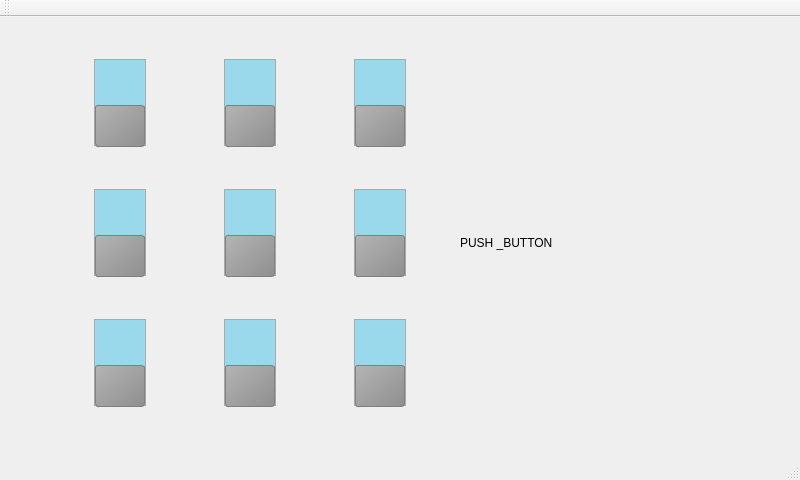
<?xml version="1.0" encoding="UTF-8"?>
<ui version="4.0">
 <class>MainWindow</class>
 <widget class="QMainWindow" name="MainWindow">
  <property name="geometry">
   <rect>
    <x>0</x>
    <y>0</y>
    <width>800</width>
    <height>480</height>
   </rect>
  </property>
  <property name="cursor">
   <cursorShape>BlankCursor</cursorShape>
  </property>
  <property name="windowTitle">
   <string>MainWindow</string>
  </property>
  <widget class="QWidget" name="centralWidget">
   <widget class="QSlider" name="Push_slider0">
    <property name="geometry">
     <rect>
      <x>90</x>
      <y>40</y>
      <width>61</width>
      <height>91</height>
     </rect>
    </property>
    <property name="cursor">
     <cursorShape>BlankCursor</cursorShape>
    </property>
    <property name="styleSheet">
     <string notr="true">QSlider::groove:vertical{
border: 1px solid #AAA;
width: 50px;
background: #9AD9EB;
margin: 2px 0;
}
QSlider::handle:vertical{
background: qlineargradient(x1:0, y1:0, x2:1, y2:1, stop:0 #B4B4B4, stop:1 #8f8f8f);
border: 1px solid gray;
height: 40px;
margin: -2px 0;
border-radius: 3px;
}</string>
    </property>
    <property name="maximum">
     <number>1</number>
    </property>
    <property name="orientation">
     <enum>Qt::Vertical</enum>
    </property>
   </widget>
   <widget class="QSlider" name="Push_slider1">
    <property name="geometry">
     <rect>
      <x>220</x>
      <y>40</y>
      <width>61</width>
      <height>91</height>
     </rect>
    </property>
    <property name="cursor">
     <cursorShape>BlankCursor</cursorShape>
    </property>
    <property name="styleSheet">
     <string notr="true">QSlider::groove:vertical{
border: 1px solid #AAA;
width: 50px;
background: #9AD9EB;
margin: 2px 0;
}
QSlider::handle:vertical{
background: qlineargradient(x1:0, y1:0, x2:1, y2:1, stop:0 #B4B4B4, stop:1 #8f8f8f);
border: 1px solid gray;
height: 40px;
margin: -2px 0;
border-radius: 3px;
}</string>
    </property>
    <property name="maximum">
     <number>1</number>
    </property>
    <property name="orientation">
     <enum>Qt::Vertical</enum>
    </property>
   </widget>
   <widget class="QSlider" name="Push_slider2">
    <property name="geometry">
     <rect>
      <x>350</x>
      <y>40</y>
      <width>61</width>
      <height>91</height>
     </rect>
    </property>
    <property name="cursor">
     <cursorShape>BlankCursor</cursorShape>
    </property>
    <property name="styleSheet">
     <string notr="true">QSlider::groove:vertical{
border: 1px solid #AAA;
width: 50px;
background: #9AD9EB;
margin: 2px 0;
}
QSlider::handle:vertical{
background: qlineargradient(x1:0, y1:0, x2:1, y2:1, stop:0 #B4B4B4, stop:1 #8f8f8f);
border: 1px solid gray;
height: 40px;
margin: -2px 0;
border-radius: 3px;
}</string>
    </property>
    <property name="maximum">
     <number>1</number>
    </property>
    <property name="orientation">
     <enum>Qt::Vertical</enum>
    </property>
   </widget>
   <widget class="QSlider" name="Push_slider3">
    <property name="geometry">
     <rect>
      <x>90</x>
      <y>170</y>
      <width>61</width>
      <height>91</height>
     </rect>
    </property>
    <property name="cursor">
     <cursorShape>BlankCursor</cursorShape>
    </property>
    <property name="styleSheet">
     <string notr="true">QSlider::groove:vertical{
border: 1px solid #AAA;
width: 50px;
background: #9AD9EB;
margin: 2px 0;
}
QSlider::handle:vertical{
background: qlineargradient(x1:0, y1:0, x2:1, y2:1, stop:0 #B4B4B4, stop:1 #8f8f8f);
border: 1px solid gray;
height: 40px;
margin: -2px 0;
border-radius: 3px;
}</string>
    </property>
    <property name="maximum">
     <number>1</number>
    </property>
    <property name="orientation">
     <enum>Qt::Vertical</enum>
    </property>
   </widget>
   <widget class="QSlider" name="Push_slider4">
    <property name="geometry">
     <rect>
      <x>220</x>
      <y>170</y>
      <width>61</width>
      <height>91</height>
     </rect>
    </property>
    <property name="cursor">
     <cursorShape>BlankCursor</cursorShape>
    </property>
    <property name="styleSheet">
     <string notr="true">QSlider::groove:vertical{
border: 1px solid #AAA;
width: 50px;
background: #9AD9EB;
margin: 2px 0;
}
QSlider::handle:vertical{
background: qlineargradient(x1:0, y1:0, x2:1, y2:1, stop:0 #B4B4B4, stop:1 #8f8f8f);
border: 1px solid gray;
height: 40px;
margin: -2px 0;
border-radius: 3px;
}</string>
    </property>
    <property name="maximum">
     <number>1</number>
    </property>
    <property name="orientation">
     <enum>Qt::Vertical</enum>
    </property>
   </widget>
   <widget class="QSlider" name="Push_slider5">
    <property name="geometry">
     <rect>
      <x>350</x>
      <y>170</y>
      <width>61</width>
      <height>91</height>
     </rect>
    </property>
    <property name="cursor">
     <cursorShape>BlankCursor</cursorShape>
    </property>
    <property name="styleSheet">
     <string notr="true">QSlider::groove:vertical{
border: 1px solid #AAA;
width: 50px;
background: #9AD9EB;
margin: 2px 0;
}
QSlider::handle:vertical{
background: qlineargradient(x1:0, y1:0, x2:1, y2:1, stop:0 #B4B4B4, stop:1 #8f8f8f);
border: 1px solid gray;
height: 40px;
margin: -2px 0;
border-radius: 3px;
}</string>
    </property>
    <property name="maximum">
     <number>1</number>
    </property>
    <property name="orientation">
     <enum>Qt::Vertical</enum>
    </property>
   </widget>
   <widget class="QSlider" name="Push_slider6">
    <property name="geometry">
     <rect>
      <x>90</x>
      <y>300</y>
      <width>61</width>
      <height>91</height>
     </rect>
    </property>
    <property name="cursor">
     <cursorShape>BlankCursor</cursorShape>
    </property>
    <property name="styleSheet">
     <string notr="true">QSlider::groove:vertical{
border: 1px solid #AAA;
width: 50px;
background: #9AD9EB;
margin: 2px 0;
}
QSlider::handle:vertical{
background: qlineargradient(x1:0, y1:0, x2:1, y2:1, stop:0 #B4B4B4, stop:1 #8f8f8f);
border: 1px solid gray;
height: 40px;
margin: -2px 0;
border-radius: 3px;
}</string>
    </property>
    <property name="maximum">
     <number>1</number>
    </property>
    <property name="orientation">
     <enum>Qt::Vertical</enum>
    </property>
   </widget>
   <widget class="QSlider" name="Push_slider7">
    <property name="geometry">
     <rect>
      <x>220</x>
      <y>300</y>
      <width>61</width>
      <height>91</height>
     </rect>
    </property>
    <property name="cursor">
     <cursorShape>BlankCursor</cursorShape>
    </property>
    <property name="styleSheet">
     <string notr="true">QSlider::groove:vertical{
border: 1px solid #AAA;
width: 50px;
background: #9AD9EB;
margin: 2px 0;
}
QSlider::handle:vertical{
background: qlineargradient(x1:0, y1:0, x2:1, y2:1, stop:0 #B4B4B4, stop:1 #8f8f8f);
border: 1px solid gray;
height: 40px;
margin: -2px 0;
border-radius: 3px;
}</string>
    </property>
    <property name="maximum">
     <number>1</number>
    </property>
    <property name="orientation">
     <enum>Qt::Vertical</enum>
    </property>
   </widget>
   <widget class="QSlider" name="Push_slider8">
    <property name="geometry">
     <rect>
      <x>350</x>
      <y>300</y>
      <width>61</width>
      <height>91</height>
     </rect>
    </property>
    <property name="cursor">
     <cursorShape>BlankCursor</cursorShape>
    </property>
    <property name="styleSheet">
     <string notr="true">QSlider::groove:vertical{
border: 1px solid #AAA;
width: 50px;
background: #9AD9EB;
margin: 2px 0;
}
QSlider::handle:vertical{
background: qlineargradient(x1:0, y1:0, x2:1, y2:1, stop:0 #B4B4B4, stop:1 #8f8f8f);
border: 1px solid gray;
height: 40px;
margin: -2px 0;
border-radius: 3px;
}</string>
    </property>
    <property name="maximum">
     <number>1</number>
    </property>
    <property name="orientation">
     <enum>Qt::Vertical</enum>
    </property>
   </widget>
   <widget class="QLabel" name="label">
    <property name="geometry">
     <rect>
      <x>460</x>
      <y>140</y>
      <width>311</width>
      <height>171</height>
     </rect>
    </property>
    <property name="cursor">
     <cursorShape>BlankCursor</cursorShape>
    </property>
    <property name="styleSheet">
     <string notr="true">font: 25 30pt &quot;Roboto&quot;;</string>
    </property>
    <property name="text">
     <string>PUSH _BUTTON</string>
    </property>
   </widget>
  </widget>
  <widget class="QMenuBar" name="menuBar">
   <property name="geometry">
    <rect>
     <x>0</x>
     <y>0</y>
     <width>800</width>
     <height>27</height>
    </rect>
   </property>
  </widget>
  <widget class="QToolBar" name="mainToolBar">
   <attribute name="toolBarArea">
    <enum>TopToolBarArea</enum>
   </attribute>
   <attribute name="toolBarBreak">
    <bool>false</bool>
   </attribute>
  </widget>
  <widget class="QStatusBar" name="statusBar"/>
 </widget>
 <layoutdefault spacing="6" margin="11"/>
 <resources/>
 <connections/>
</ui>
